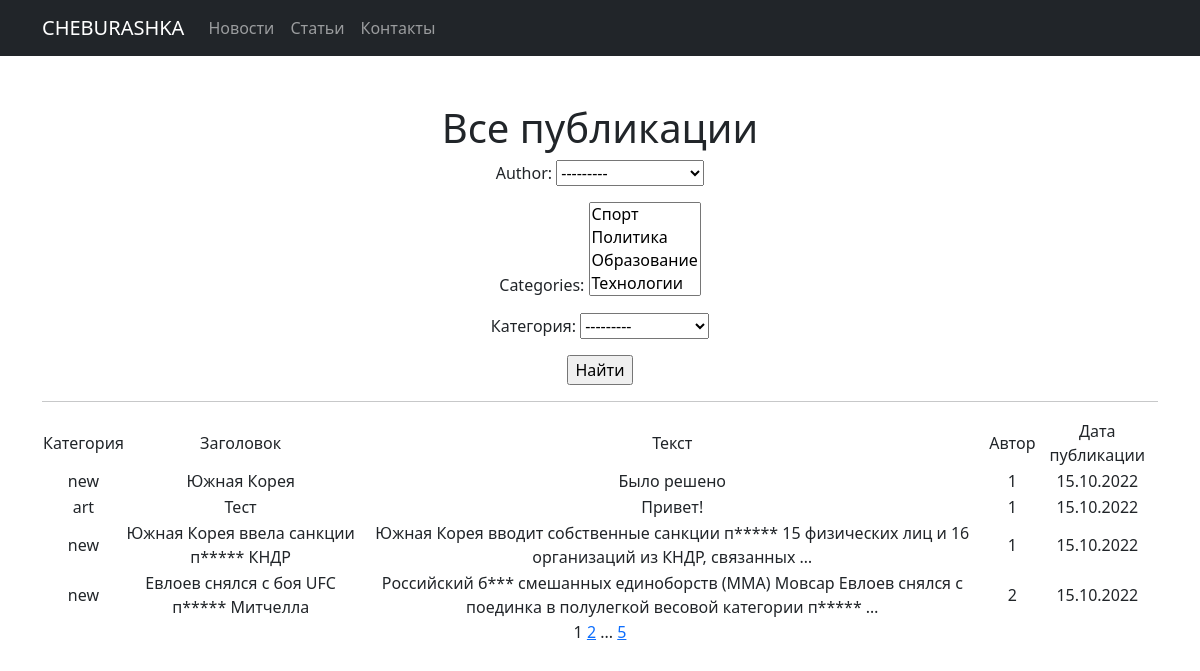
Page /cheburashka/ on the committed database.
### news/models.py (models this page shows, shortened)
class Post(models.Model):
    time_in = models.DateTimeField(auto_now_add=True)
    article_or_news = models.CharField(max_length=8, choices = PUBLICATION, default = news)
    title = models.CharField(max_length=100)
    text = models.TextField()
    rating = models.IntegerField(default = 0)
    author = models.ForeignKey('Author', on_delete=models.CASCADE)  #связь «один ко многим» с моделью Author
    categories = models.ManyToManyField('Category', through = 'PostCategory')  #связь «многие ко многим» с моделью Category
    @property
    def rating_post(self):
        return self.rating

### news/views.py (the view)
# urls.py: path('', PostsList.as_view(), name='post_list'),   # ???либо name='news_list' либо name='post_list'??? В данном случае путь ко всем постам у нас останется пустым(urlpatterns = [path('cheburashka/', Li
class PostsList(ListView):          # ПРЕДСТАВЛЕНИЕ. Создаем свой класс, который наследуется от ListView (для отображения списка)
    model = Post                    # Указываем модель, объекты которой мы будем выводить
    post_title = 'title'            # Поле, которое будет использоваться для сортировки объектов (необязательно)
    template_name = 'posts.html'    # Указываем имя шаблона, в котором будут все инструкции о том, как именно пользователю должны быть показаны наши объекты
    context_object_name = 'posts'   # Имя списка, в котором будут лежать все объекты. Его надо указать, чтобы обратиться к списку объектов в html-шаблоне.
    paginate_by = 4                 # ПАГИНАЦИЯ. Так мы можем указать количество записей на web-странице + нужно внести изменения в шаблоне HTML
    def get_queryset(self):
       queryset = super().get_queryset()
       self.filterset = PostFilter(self.request.GET, queryset)
       return self.filterset.qs
    def get_context_data(self, **kwargs):
       context = super().get_context_data(**kwargs)
       context['filterset'] = self.filterset
       return context

### news/models.py (called while the page is built)
    def __str__(self):
        return self.name_category

### news/templatetags/custom_filters.py (called while the page is built)
@register.filter()
def censor(value):
    for word in CENSOR_WORDS:
        value = value.replace(word[1:], '*' * len(word[1:]))
    return value

### templates/posts.html (shortened to what this page needs)
{% extends 'flatpages/default.html' %}
{% load custom_filters %}
{% block content %}
    <h1>Все публикации</h1>
    <form action="" method="get">
       {{ filterset.form.as_p }}
       <input type="submit" value="Найти" />
    </form>
    <hr>
    {% if posts %}
       <table>
           <tr>
               <td>Категория</td>
               <td>Заголовок</td>
               <td>Текст</td>
               <td>Автор</td>
               <td>Дата публикации</td>
           </tr>
           {% for post in posts %}
           <tr>
               <td>{{ post.article_or_news }}</td>
               <td>{{ post.title|censor }}</td>
               <td>{{ post.text|truncatewords:15|censor }}</td>
               <td>{{ post.author_id }}</td>
               <td>{{ post.time_in|date:'d.m.Y' }}</td>
           </tr>
           {% endfor %}
       </table>
    {% else %}
       <h2>Публикаций нет!</h2>
    {% endif %}
    {{ page_obj.number }}
    {% if page_obj.has_next %}
        <a href="?page={{ page_obj.next_page_number }}">{{ page_obj.next_page_number }}</a>
        {% if paginator.num_pages != page_obj.next_page_number %}
           ...
           <a href="?page={{ page_obj.paginator.num_pages }}">{{ page_obj.paginator.num_pages }}</a>
        {% endif %}
    {% endif %}
{% endblock content %}

### templates/flatpages/default.html (shortened to what this page needs)
<!DOCTYPE html>
<html lang="en">
    <head>
        {% load static %}
        <link href="{% static 'css/styles.css' %}" rel="stylesheet" />
    </head>
    <body>
        <nav class="navbar navbar-expand-lg navbar-dark bg-dark static-top">
            <div class="container">
                <a class="navbar-brand" href="/cheburashka/">CHEBURASHKA</a>
                <div class="collapse navbar-collapse" id="navbarResponsive">
                    <ul class="navbar-nav ml-auto">
                        <li class="nav-item active">
                            <a class="nav-link" href="/news/">Новости
                            </a>
                        </li>
                        <li class="nav-item">
                            <a class="nav-link" href="/articles/">Статьи</a>
                        </li>
                        <li class="nav-item">
                            <a class="nav-link" href="/contacts/">Контакты</a>
                        </li>
                    </ul>
                </div>
            </div>
        </nav>
        <div class="container">
            <div class="text-center mt-5">
                <div class="row">
                    <div class="col-lg-12 text-center">
                        {% block content %}{% endblock content %}
                    </div>
                </div>
            </div>
        </div>
    </body>
</html>

### rows in the picture
Post: article_or_news "new", title|censor "Южная Корея", text|censor "Было решено", author_id "1", time_in "15.10.2022"
Post: article_or_news "art", title|censor "Тест", text|censor "Привет!", author_id "1", time_in "15.10.2022"
Post: article_or_news "new", title|censor "Южная Корея ввела санкции п***** КНДР", text|censor "Южная Корея вводит собственные санкции п***** 15 физических лиц и 16 организаций из КНДР, связанных …", author_id "1", time_in "15.10.2022"
Post: article_or_news "new", title|censor "Евлоев снялся с боя UFC п***** Митчелла", text|censor "Российский б*** смешанных единоборств (ММА) Мовсар Евлоев снялся с поединка в полулегкой весовой категории п***** …", author_id "2", time_in "15.10.2022"

### other values in the picture
{{ page_obj.number }} "1"
{{ page_obj.next_page_number }} "2"
{{ page_obj.paginator.num_pages }} "5"
